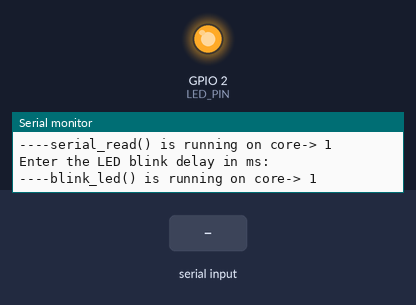
Bench run of a program on a simulated ESP32. Shown: output pins drawn as LEDs (lit = HIGH), the last lines printed to the serial monitor. Dashed ring = blinking. The test bench sets the inputs (shaded band).

Above: at 1.8 s.
1.9 s: "5\n" received over Serial
At 3.2 s:
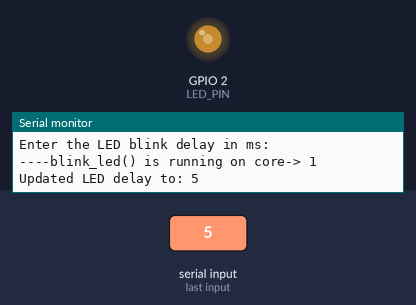
3.5 s: "90,45\n" received over Serial
At 3.69 s:
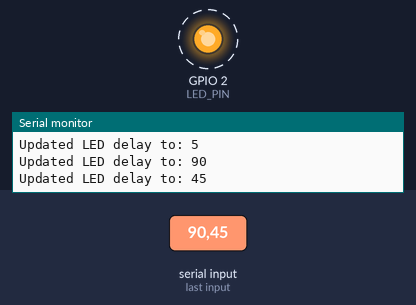
Timing chart, 0 to 12.5 s (numbered marks = the images above; inputs shaded):
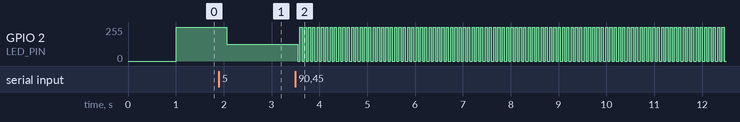

The program:

main.cpp
```cpp
#include <Arduino.h>
#include <freertos/FreeRTOS.h>
#include <freertos/task.h>
// #include "soc/timer_group_struct.h"
// #include "soc/timer_group_reg.h"

#define LED_PIN 2

//default rate
static int led_blink_rate = 1000;

void serial_read(void* arg)
{
  Serial.print("\n----serial_read() is running on core-> ");
  Serial.println(xPortGetCoreID());
  Serial.println("Enter the LED blink delay in ms: ");
  while(1)
  {
    int tmp = Serial.parseInt();
    if(tmp > 0)
    {
      led_blink_rate = tmp;
      Serial.print("Updated LED delay to: ");
      Serial.println(led_blink_rate);
    }
  }
}

void blink_led(void* arg)
{
  Serial.print("\n----blink_led() is running on core-> ");
  Serial.println(xPortGetCoreID());
  while(1)
  {
    digitalWrite(LED_PIN,HIGH);
    vTaskDelay(led_blink_rate/portTICK_PERIOD_MS);
    digitalWrite(LED_PIN,LOW);
    vTaskDelay(led_blink_rate/portTICK_PERIOD_MS);
  }
}


void setup() {
  // put your setup code here, to run once:
  pinMode(LED_PIN,OUTPUT);
  Serial.begin(115200);
  vTaskDelay(1000 / portTICK_PERIOD_MS); //wait for serial connection
  xTaskCreatePinnedToCore(
    serial_read,
    "read value from serial",
    1024,
    nullptr,
    1,
    nullptr,
    1
  );

   xTaskCreatePinnedToCore(
    blink_led,
    "blink led",
    1024,
    nullptr,
    1,
    nullptr,
    1
  );
  //delete setup and loop task
  vTaskDelete(NULL);
}

void loop() {
  // to avoid watchdog reset error (only occurs when using dual core)
  // TIMERG0.wdt_wprotect=TIMG_WDT_WKEY_VALUE;
  // TIMERG0.wdt_feed=1;
  // TIMERG0.wdt_wprotect=0;
}
```

Measured:
- after the input at 3.5 s, GPIO 2 (LED_PIN): alternates 255/255 for 0.05 s and 0/255 for 0.05 s, starting after 0.05 s
